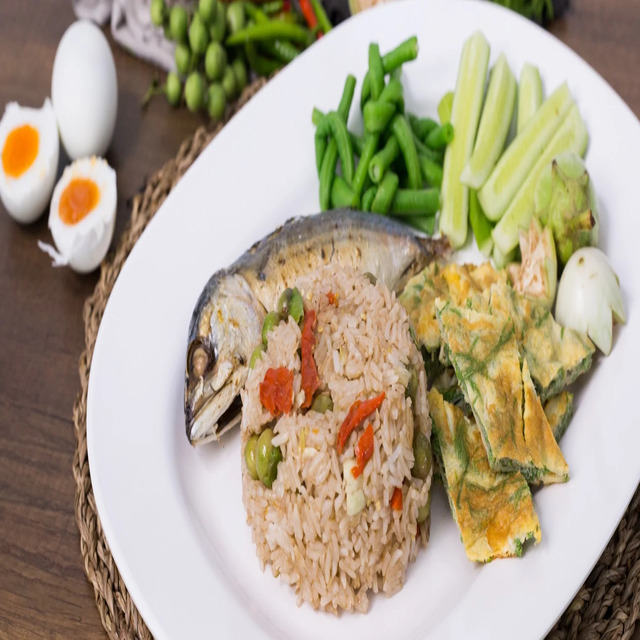
#> input picture data/images/class10_1.jpg, 640 x 640 px; its folder holds only this picture in this run
$ python augmentation2.py
#> lines starting #> are read from the running program, lines starting #| are printed output that depends on the picture; after the words box and inside, x2 and y2 are one past the last pixel; in counts of white or black regions, pixels touching at a corner belong together
import os
import numpy as np
from PIL import Image, ImageOps, ImageFilter
import random

# กำหนดเส้นทางที่เก็บรูปภาพเดิมและที่เก็บรูปภาพใหม่
imgs_source_folder = "data/images"  # โฟลเดอร์ที่เก็บไฟล์ imgs
imgs_destination_folder = "augmentation_data/sources"  # โฟลเดอร์ที่ต้องการเซฟไฟล์ imgs ใหม่

masks_source_folder = "data/dataset/SegmentationClassResize"  # โฟลเดอร์ที่เก็บไฟล์ masks
masks_destination_folder = "augmentation_data/masks"  # โฟลเดอร์ที่ต้องการเซฟไฟล์ masks ใหม่


# ตรวจสอบให้แน่ใจว่าโฟลเดอร์ปลายทางมีอยู่แล้ว
if not os.path.exists(imgs_destination_folder):
    os.makedirs(imgs_destination_folder)
if not os.path.exists(masks_destination_folder):
    os.makedirs(masks_destination_folder)


# ฟังก์ชันเพิ่มจุดสีขาว
def add_white_spots(img):
    np_img = np.array(img)
    num_spots = int(np_img.size * 0.01)  # จำนวนจุดที่ต้องการเพิ่ม (1% ของพิกเซลทั้งหมด)

    for _ in range(num_spots):
        x = random.randint(0, np_img.shape[1] - 1)
        y = random.randint(0, np_img.shape[0] - 1)
        np_img[y, x] = [255, 255, 255]  # เพิ่มจุดสีขาว

    return Image.fromarray(np_img)


# ฟังก์ชันเพิ่มจุดสีดำ
def add_black_spots(img):
    np_img = np.array(img)
    num_spots = int(np_img.size * 0.01)  # จำนวนจุดที่ต้องการเพิ่ม (1% ของพิกเซลทั้งหมด)

    for _ in range(num_spots):
        x = random.randint(0, np_img.shape[1] - 1)
        y = random.randint(0, np_img.shape[0] - 1)
        np_img[y, x] = [0, 0, 0]  # เพิ่มจุดสีดำ

    return Image.fromarray(np_img)


# ฟังก์ชันเพิ่มทั้งจุดสีขาวและดำ
def add_white_and_black_spots(img):
    np_img = np.array(img)
    num_spots = int(np_img.size * 0.01)  # จำนวนจุดที่ต้องการเพิ่ม (1% ของพิกเซลทั้งหมด)

    for _ in range(num_spots):
        x = random.randint(0, np_img.shape[1] - 1)
        y = random.randint(0, np_img.shape[0] - 1)
        if random.choice([True, False]):
            np_img[y, x] = [255, 255, 255]  # เพิ่มจุดสีขาว
        else:
            np_img[y, x] = [0, 0, 0]  # เพิ่มจุดสีดำ

    return Image.fromarray(np_img)


# ฟังก์ชันทำ augmentation สำหรับโฟลเดอร์ใดโฟลเดอร์หนึ่ง
def augment_images(source_folder, destination_folder, do_noise_and_blur=True):
    files = [
        f
        for f in sorted(os.listdir(source_folder))
        if f.endswith((".jpg", ".jpeg", ".png"))
    ]

    # วนลูปไฟล์ทั้งหมดที่พบ
    for idx, file_name in enumerate(files, start=1):
        file_path = os.path.join(source_folder, file_name)
        img = Image.open(file_path)

        # แยกชื่อไฟล์และนามสกุล
        name, ext = os.path.splitext(file_name)

        # 1. กลับหัวรูปภาพ (flip vertically)
        flipped_img = ImageOps.flip(img)
        flipped_img.save(
            os.path.join(
                destination_folder, f"{str(100 + (idx-1) * 7 + 1).zfill(3)}{ext}"
            )
        )

        # 2. เอียงขวา (rotate right)
        rotated_right_img = img.rotate(-90, expand=True)
        rotated_right_img.save(
            os.path.join(
                destination_folder, f"{str(100 + (idx-1) * 7 + 2).zfill(3)}{ext}"
            )
        )

        # 3. เอียงซ้าย (rotate left)
        rotated_left_img = img.rotate(90, expand=True)
        rotated_left_img.save(
            os.path.join(
                destination_folder, f"{str(100 + (idx-1) * 7 + 3).zfill(3)}{ext}"
            )
        )

        # ถ้าอนุญาตให้ทำ noise และ blur
        if do_noise_and_blur:
            # 4. เพิ่มจุดสีขาว (add white spots)
            white_spots_img = add_white_spots(img)
            white_spots_img.save(
                os.path.join(
                    destination_folder, f"{str(100 + (idx-1) * 7 + 4).zfill(3)}{ext}"
                )
            )

            # 5. เพิ่มจุดสีดำ (add black spots)
            black_spots_img = add_black_spots(img)
            black_spots_img.save(
                os.path.join(
                    destination_folder, f"{str(100 + (idx-1) * 7 + 5).zfill(3)}{ext}"
                )
            )

            # 6. เพิ่มทั้งจุดสีขาวและสีดำ (add white and black spots)
            white_black_spots_img = add_white_and_black_spots(img)
            white_black_spots_img.save(
                os.path.join(
                    destination_folder, f"{str(100 + (idx-1) * 7 + 6).zfill(3)}{ext}"
                )
            )

            # 7. ทำการเบลอ (blur)
            blurred_img = img.filter(ImageFilter.GaussianBlur(radius=2))
            blurred_img.save(
                os.path.join(
                    destination_folder, f"{str(100 + (idx-1) * 7 + 7).zfill(3)}{ext}"
                )
            )
        else:
            # 4. บันทึกภาพปกติแทนการทำ noise
            img.save(
                os.path.join(
                    destination_folder, f"{str(100 + (idx-1) * 7 + 4).zfill(3)}{ext}"
                )
            )

            # 5. บันทึกภาพปกติแทนการเพิ่ม noise สีดำ
            img.save(
                os.path.join(
                    destination_folder, f"{str(100 + (idx-1) * 7 + 5).zfill(3)}{ext}"
                )
            )

            # 6. บันทึกภาพปกติแทนการเพิ่ม noise ทั้งสีขาวและสีดำ
            img.save(
                os.path.join(
                    destination_folder, f"{str(100 + (idx-1) * 7 + 6).zfill(3)}{ext}"
                )
            )

            # 7. บันทึกภาพปกติแทนการเบลอ
            img.save(
                os.path.join(
                    destination_folder, f"{str(100 + (idx-1) * 7 + 7).zfill(3)}{ext}"
                )
            )


# เรียกใช้ฟังก์ชันสำหรับ imgs (ทำ noise และ blur)
augment_images(imgs_source_folder, imgs_destination_folder, do_noise_and_blur=True)
#> in augment_images, img is the input picture: PIL image 640x640 RGB; mean R, G, B 173.5, 161.4, 138.3
#> in augment_images, `flipped_img = ImageOps.flip(img)`:
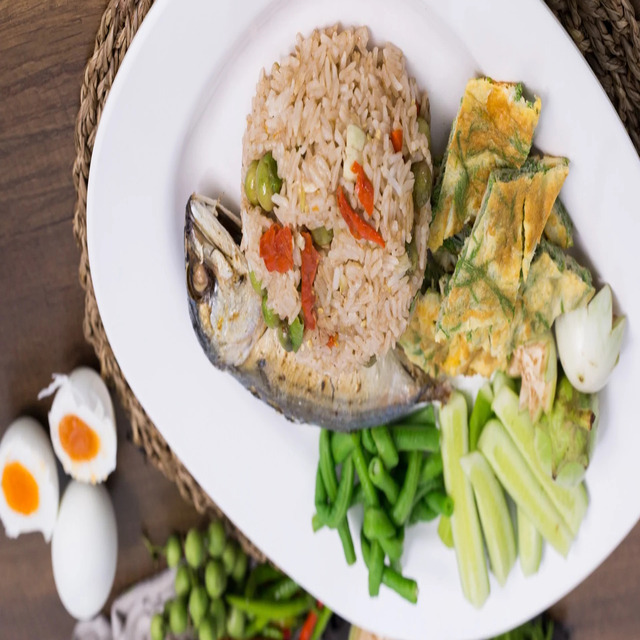
#> flipped_img: PIL image 640x640 RGB; mean R, G, B 173.5, 161.4, 138.3
#> in augment_images, `rotated_right_img = img.rotate(-90, expand=True)`:
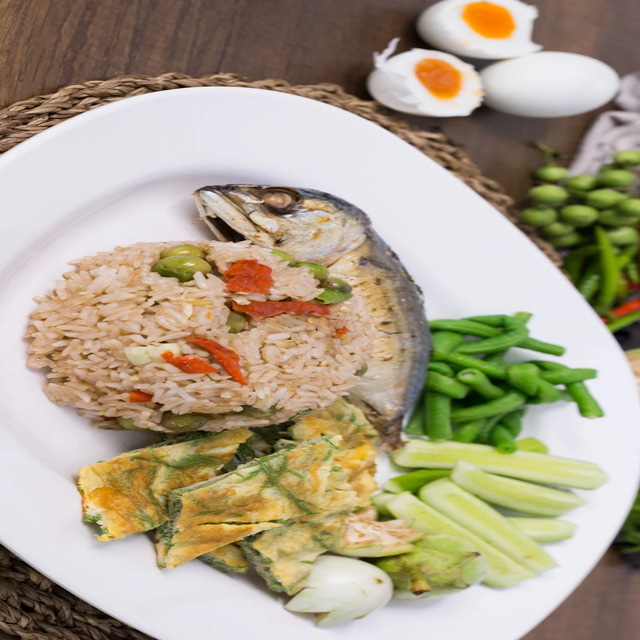
#> rotated_right_img: PIL image 640x640 RGB; mean R, G, B 173.5, 161.4, 138.3
#> in augment_images, `rotated_left_img = img.rotate(90, expand=True)`:
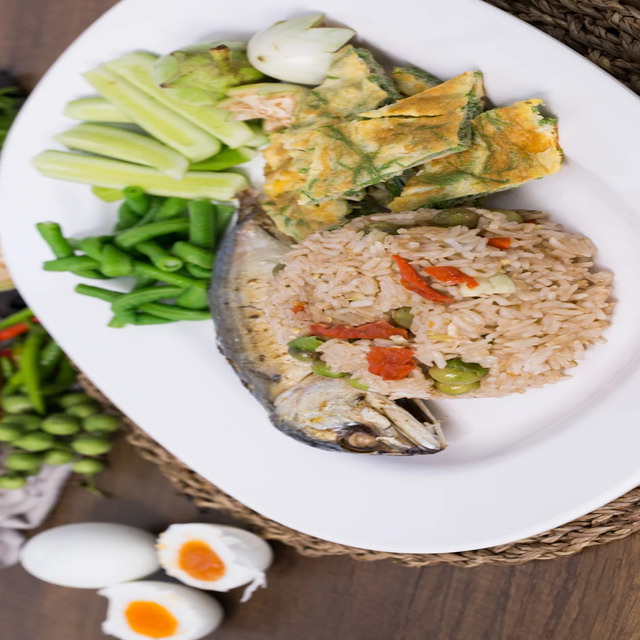
#> rotated_left_img: PIL image 640x640 RGB; mean R, G, B 173.5, 161.4, 138.3
#> after the loop in add_white_spots, `for _ in range(num_spots):`:
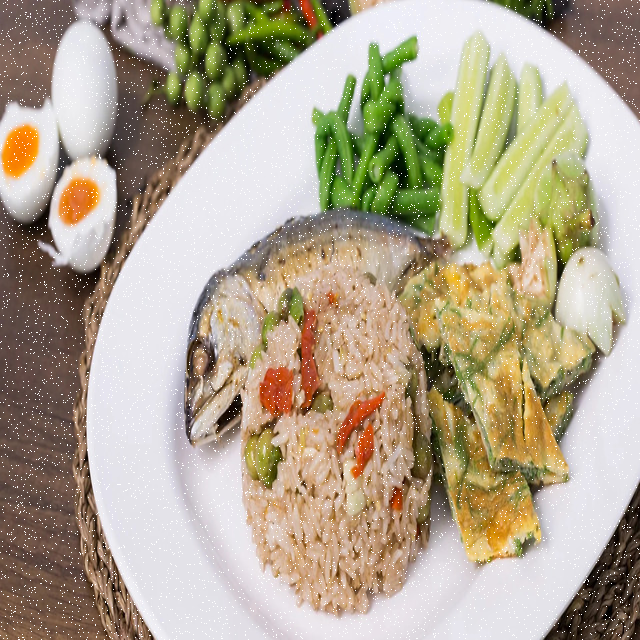
#> np_img: shape (640, 640, 3); 2.95% of pixels changed, all inside (x1, y1, x2, y2) = (0, 0, 640, 640)
#> after the loop in add_black_spots, `for _ in range(num_spots):`:
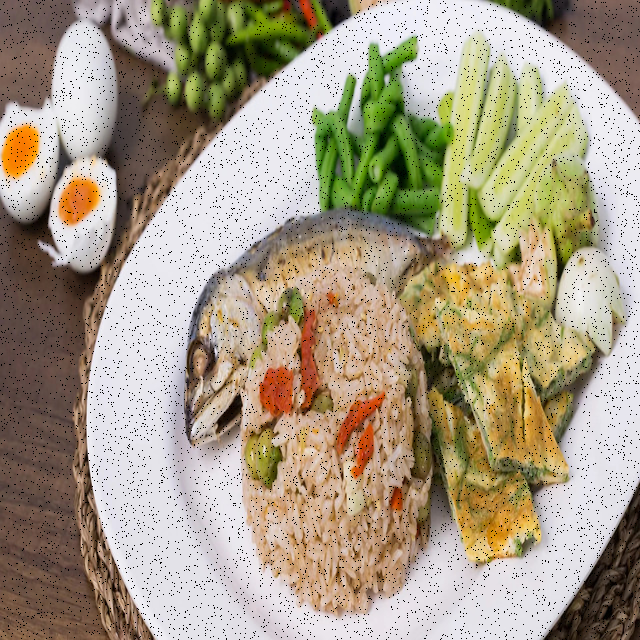
#> np_img: shape (640, 640, 3); 2.95% of pixels changed, all inside (x1, y1, x2, y2) = (0, 0, 640, 640)
#> after the loop in add_white_and_black_spots, `for _ in range(num_spots):`:
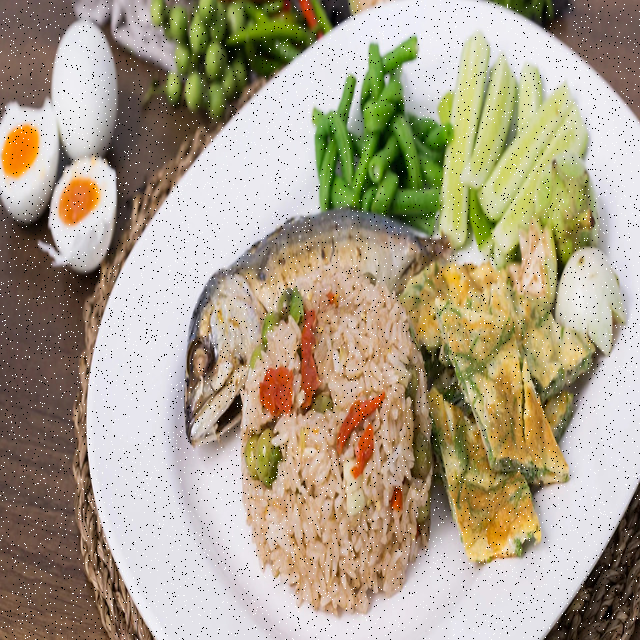
#> np_img: shape (640, 640, 3); 2.95% of pixels changed, all inside (x1, y1, x2, y2) = (0, 0, 640, 640)
#> in augment_images, `blurred_img = img.filter(ImageFilter.GaussianBlur(radius=2))`:
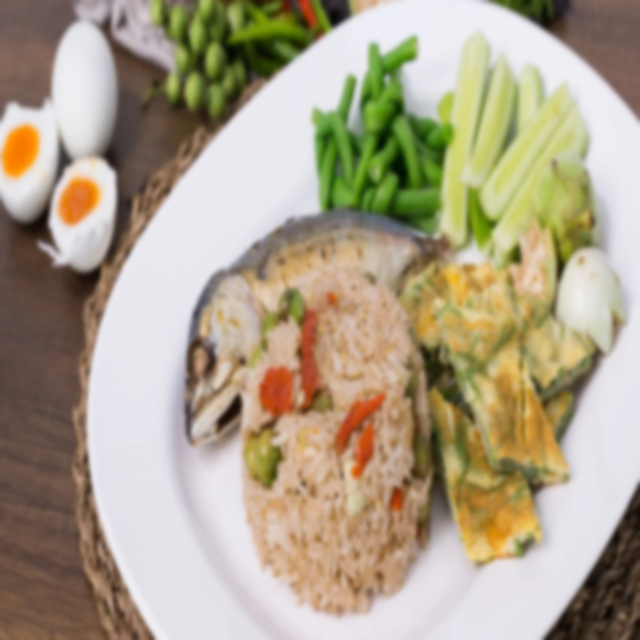
#> blurred_img: PIL image 640x640 RGB; mean R, G, B 173.6, 161.5, 138.3

# เรียกใช้ฟังก์ชันสำหรับ masks (ไม่ทำ noise และ blur)
augment_images(masks_source_folder, masks_destination_folder, do_noise_and_blur=False)
#> (the run stopped early here; a loop or call above may not have finished)

$ run again, on data/images/class10_9.jpg
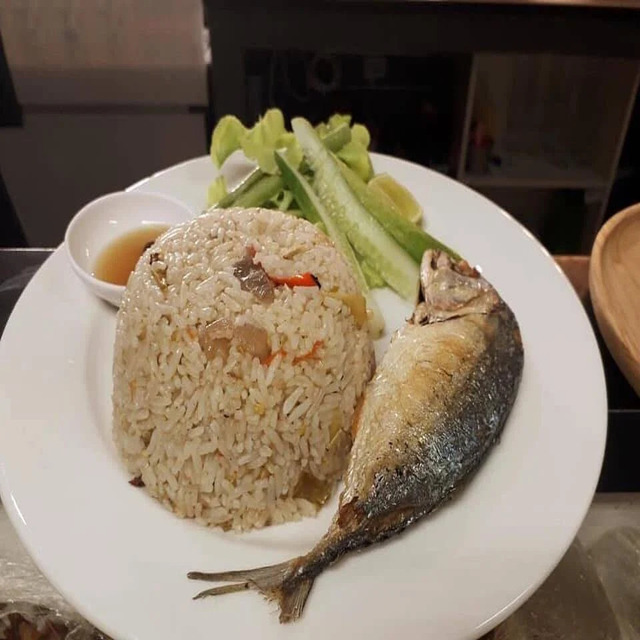
#> input picture data/images/class10_9.jpg, 640 x 640 px
#> in augment_images, img is the input picture: PIL image 640x640 RGB; mean R, G, B 131, 116.5, 98.8
#> after the loop in add_white_and_black_spots, `for _ in range(num_spots):`:
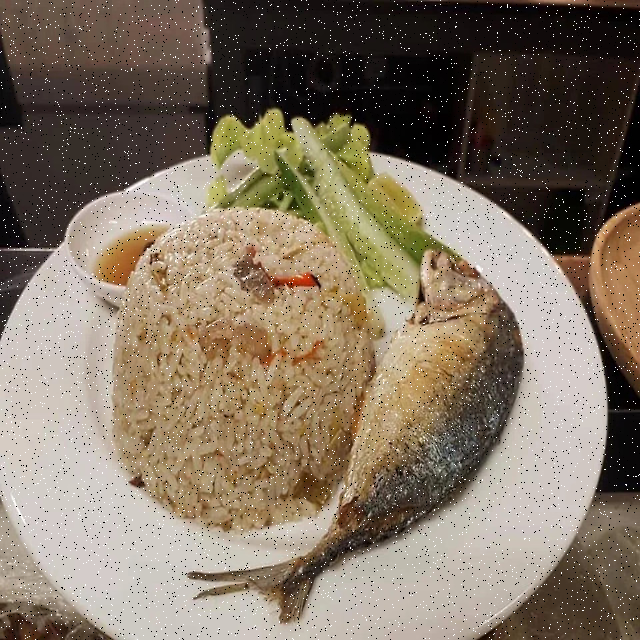
#> np_img: shape (640, 640, 3); 2.95% of pixels changed, all inside (x1, y1, x2, y2) = (0, 0, 640, 640)
#> in augment_images, `blurred_img = img.filter(ImageFilter.GaussianBlur(radius=2))`:
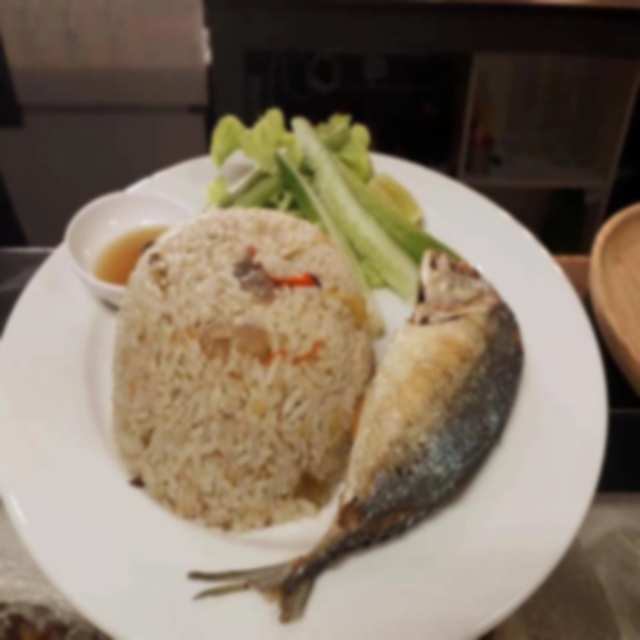
#> blurred_img: PIL image 640x640 RGB; mean R, G, B 131, 116.5, 98.8

$ run again, on data/images/class1_7.jpg
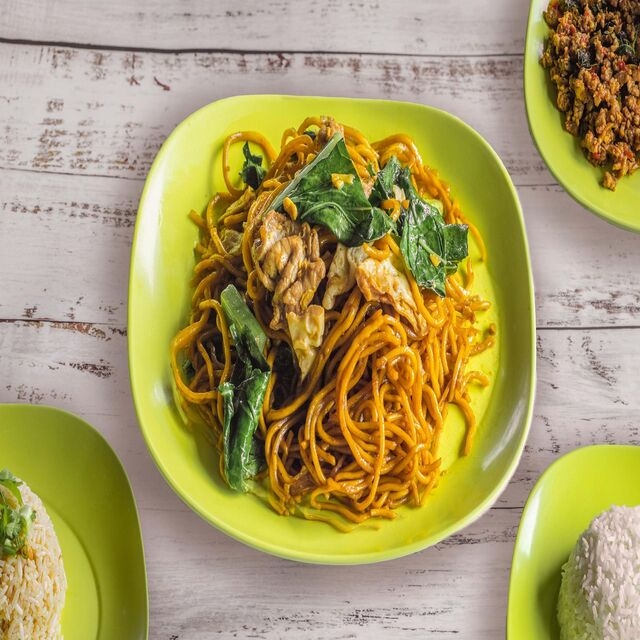
#> input picture data/images/class1_7.jpg, 640 x 640 px
#> in augment_images, img is the input picture: PIL image 640x640 RGB; mean R, G, B 170.1, 155.6, 100.1
#> after the loop in add_white_and_black_spots, `for _ in range(num_spots):`:
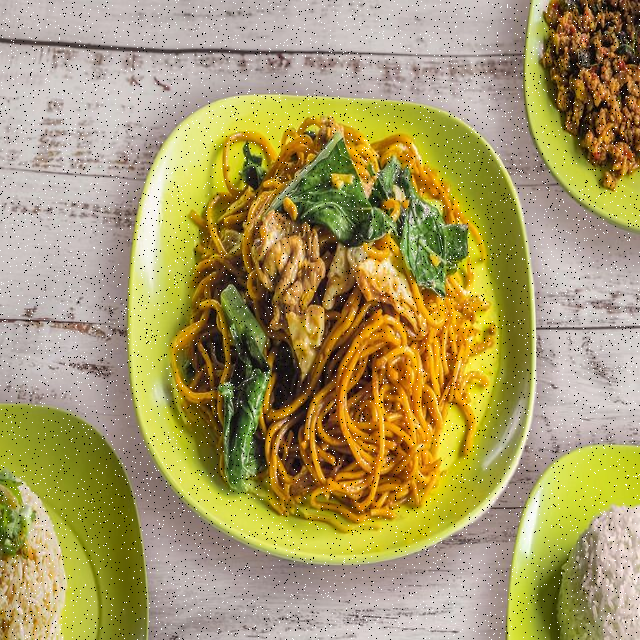
#> np_img: shape (640, 640, 3); 2.95% of pixels changed, all inside (x1, y1, x2, y2) = (0, 0, 640, 640)
#> in augment_images, `blurred_img = img.filter(ImageFilter.GaussianBlur(radius=2))`:
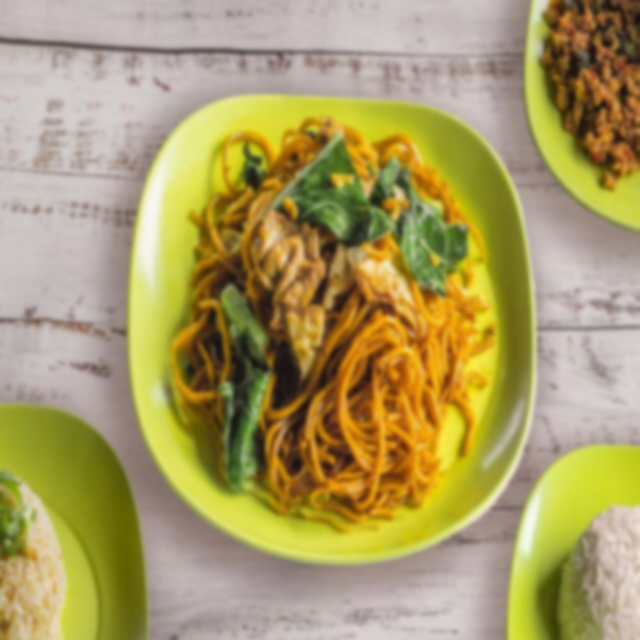
#> blurred_img: PIL image 640x640 RGB; mean R, G, B 170.1, 155.6, 100.1

$ run again, on data/images/class1_8.jpg
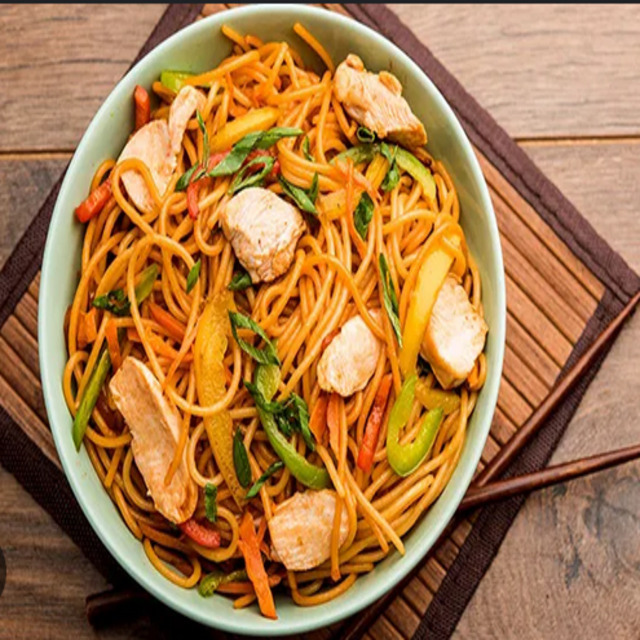
#> input picture data/images/class1_8.jpg, 640 x 640 px
#> in augment_images, img is the input picture: PIL image 640x640 RGB; mean R, G, B 169.8, 121.3, 71.9
#> in augment_images, `blurred_img = img.filter(ImageFilter.GaussianBlur(radius=2))`:
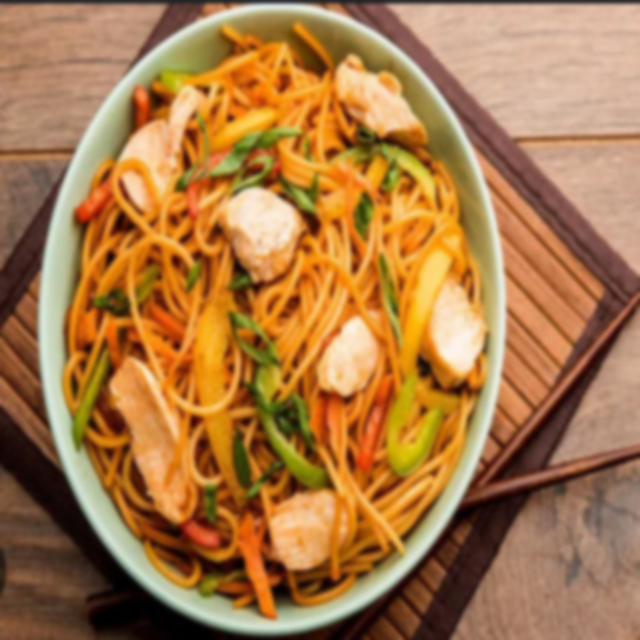
#> blurred_img: PIL image 640x640 RGB; mean R, G, B 169.7, 121.3, 71.9
